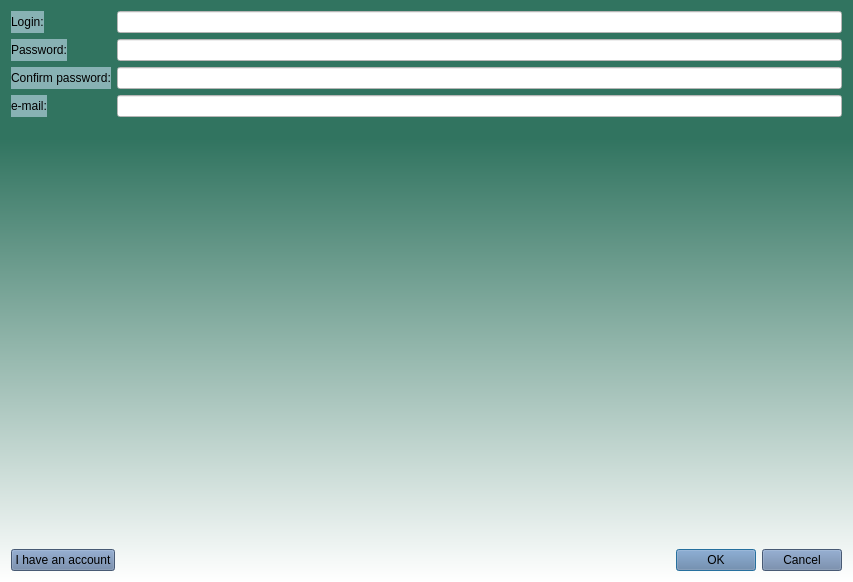
<?xml version="1.0" encoding="utf-8"?>
<ui version="4.0">
 <class>RegisterForm</class>
 <widget class="QWidget" name="RegisterForm">
  <property name="geometry">
   <rect>
    <x>0</x>
    <y>0</y>
    <width>853</width>
    <height>582</height>
   </rect>
  </property>
  <property name="windowTitle">
   <string>Form</string>
  </property>
  <property name="styleSheet">
   <string notr="true">background-color: qlineargradient(spread:pad, x1:1, y1:0.238636, x2:1, y2:1, stop:0 rgba(49, 116, 96, 255), stop:1 rgba(255, 255, 255, 255));</string>
  </property>
  <layout class="QVBoxLayout" name="verticalLayout">
   <item>
    <layout class="QFormLayout" name="formLayout">
     <item row="0" column="0">
      <widget class="QLabel" name="label">
       <property name="styleSheet">
        <string notr="true">font: 12pt &quot;Vemana2000&quot;;
background-color: rgb(136, 178, 180);</string>
       </property>
       <property name="text">
        <string>Login:</string>
       </property>
      </widget>
     </item>
     <item row="1" column="0">
      <widget class="QLabel" name="label_2">
       <property name="styleSheet">
        <string notr="true">font: 12pt &quot;Vemana2000&quot;;
background-color: rgb(136, 178, 180);</string>
       </property>
       <property name="text">
        <string>Password:</string>
       </property>
      </widget>
     </item>
     <item row="2" column="0">
      <widget class="QLabel" name="label_3">
       <property name="styleSheet">
        <string notr="true">font: 12pt &quot;Vemana2000&quot;;
background-color: rgb(136, 178, 180);</string>
       </property>
       <property name="text">
        <string>Confirm password:</string>
       </property>
      </widget>
     </item>
     <item row="3" column="0">
      <widget class="QLabel" name="label_4">
       <property name="styleSheet">
        <string notr="true">font: 12pt &quot;Vemana2000&quot;;
background-color: rgb(136, 178, 180);</string>
       </property>
       <property name="text">
        <string>e-mail:</string>
       </property>
      </widget>
     </item>
     <item row="0" column="1">
      <widget class="QLineEdit" name="lineEdit">
       <property name="styleSheet">
        <string notr="true">background-color: rgb(255, 255, 255);</string>
       </property>
      </widget>
     </item>
     <item row="1" column="1">
      <widget class="QLineEdit" name="lineEdit_2">
       <property name="styleSheet">
        <string notr="true">background-color: rgb(255, 255, 255);</string>
       </property>
       <property name="echoMode">
        <enum>QLineEdit::Password</enum>
       </property>
      </widget>
     </item>
     <item row="2" column="1">
      <widget class="QLineEdit" name="lineEdit_3">
       <property name="styleSheet">
        <string notr="true">background-color: rgb(255, 255, 255);</string>
       </property>
       <property name="echoMode">
        <enum>QLineEdit::Password</enum>
       </property>
      </widget>
     </item>
     <item row="3" column="1">
      <widget class="QLineEdit" name="lineEdit_4">
       <property name="styleSheet">
        <string notr="true">background-color: rgb(255, 255, 255);</string>
       </property>
      </widget>
     </item>
    </layout>
   </item>
   <item>
    <spacer name="verticalSpacer">
     <property name="orientation">
      <enum>Qt::Vertical</enum>
     </property>
     <property name="sizeHint" stdset="0">
      <size>
       <width>20</width>
       <height>40</height>
      </size>
     </property>
    </spacer>
   </item>
   <item>
    <layout class="QHBoxLayout" name="horizontalLayout">
     <item>
      <widget class="QPushButton" name="pushButton">
       <property name="styleSheet">
        <string notr="true">background-color: rgb(101, 126, 163);</string>
       </property>
       <property name="text">
        <string>I have an account</string>
       </property>
      </widget>
     </item>
     <item>
      <widget class="QDialogButtonBox" name="buttonBox">
       <property name="styleSheet">
        <string notr="true">background-color: rgb(101, 126, 163);</string>
       </property>
       <property name="standardButtons">
        <set>QDialogButtonBox::Cancel|QDialogButtonBox::Ok</set>
       </property>
      </widget>
     </item>
    </layout>
   </item>
  </layout>
 </widget>
 <resources/>
 <connections/>
</ui>
